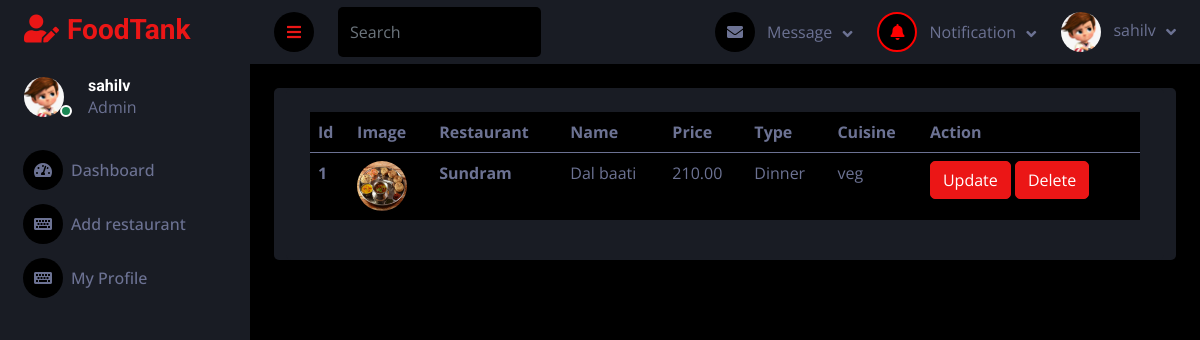
Screenshot of /menu/viewMenu/5 (signed in) with the database file from the repository.
### user/models.py (models this page shows)
class User(AbstractUser):
    mobile = models.CharField(max_length=255, unique=False)
    user_type = models.CharField(max_length=255, choices=USER_TYPE)
    profile = models.ImageField(upload_to="profilePicture/", blank=True, null=True)

### menu/models.py (models this page shows, shortened)
class Menu(models.Model):
    restaurant = models.ForeignKey(Restaurant, on_delete=models.CASCADE)  # ForeignKey to Restaurant
    name = models.CharField(max_length=255)
    description = models.TextField()
    type = models.CharField(max_length=255)
    price = models.DecimalField(max_digits=10, decimal_places=2)
    available = models.BooleanField(blank=True, default=True, null=True)
    cuisine = models.CharField(max_length=255, blank=True)
    img1 = models.ImageField(upload_to='menu_images/', null=True, blank=True)

### restaurant/models.py (models this page shows, shortened)
class Restaurant(models.Model):
    user = models.ForeignKey(User, on_delete=models.CASCADE,
                    limit_choices_to={'user_type': 'Foodprovider'})  # ForeignKey to User
    name = models.CharField(max_length=255)
    city = models.CharField(max_length=255)
    address = models.TextField()
    mobile = models.CharField(max_length=15)
    desc = models.TextField(blank=True, null=True)
    is_verified = models.BooleanField(default=False)
    veg_or_nonveg = models.CharField(max_length=255, choices=VEG_OR_NONVEG_CHOICES)
    no_of_chefs = models.PositiveIntegerField()
    start_date = models.DateField(blank=True, null=True)
    img1 = models.ImageField(upload_to='restaurant_images/', null=True, blank=True)
    img2 = models.ImageField(upload_to='restaurant_images/', null=True, blank=True)
    img3 = models.ImageField(upload_to='restaurant_images/', null=True, blank=True)
    img4 = models.ImageField(upload_to='restaurant_images/', null=True, blank=True)

### menu/views.py (the view)
# urls.py: path("viewMenu/<int:id>", views.viewMenu, name="viewMenu"),
def viewMenu(request, id):
    if not request.user.is_authenticated or not request.user.user_type == "Foodprovider":
        return redirect("/login/")
    restaurant = Restaurant.objects.get(id=id)
    allMenus = Menu.objects.filter(restaurant=restaurant)
    context = {
        "allMenus" : allMenus
    }
    return render(request, 'restaurant_admin/viewMenu.html', context)

### restaurant/context_processors.py (called while the page is built)
def navbar_context(request):
    try:
        restaurant = Restaurant.objects.get(user=request.user)
        notification = Notification.objects.filter(restaurant=restaurant)
        return {'navbar_data': notification}
    except:
        return {'navbar_data': 1}

### templates/restaurant_admin/viewMenu.html (shortened to what this page needs)
{% extends '../base2.html' %}
{% block content %}
<div class="container-fluid position-relative d-flex p-0">
    {% include './sidebar.html' %}
    <div class="content">
        {% include './navbar.html' %}
        <div class="container-fluid pt-4 px-4">
            <div class="row bg-secondary rounded align-items-start justify-content-center mx-0">
                <div class="col-sm-12 col-xl-12">
                    <div class="bg-secondary rounded h-100 p-4">
                        <table class="table bg-dark">
                            <thead>
                                <tr>
                                    <th scope="col">Id</th>
                                    <th scope="col">Image</th>
                                    <th scope="col">Restaurant</th>
                                    <th scope="col">Name</th>
                                    <th scope="col">Price</th>
                                    <th scope="col">Type</th>
                                    <th scope="col">Cuisine</th>
                                    <th scope="col">Action</th>
                                </tr>
                            </thead>
                            <tbody>
                                {% for data in allMenus %}
                                <tr>
                                    <th scope="row">{{forloop.counter}}</th>
                                    <td>
                                        <img src="{{data.img1.url}}" alt="img1" style="width: 50px; height: 50px; border-radius: 50px;">
                                    </td>
                                    <th scope="row">{{data.restaurant.name}}</th>
                                    <td>{{data.name}}</td>
                                    <td>{{data.price}}</td>
                                    <td>{{data.type}}</td>
                                    <td>{{data.cuisine}}</td>
                                    <td>
                                        <button type="submit" class="btn btn-primary"><a href="/menu/editMenu/{{data.id}}"
                                                class="text-white">Update</a></button>
                                        <button type="submit" class="btn btn-primary"><a href="/menu/deleteMenu/{{data.id}}"
                                                class="text-white" onclick="return confirm('Are you sure, you are deleting your menu.')">Delete</a></button>
                                    </td>
                                </tr>
                                {% endfor %}
                            </tbody>
                        </table>
                    </div>
                </div>
            </div>
        </div>
    </div>
</div>
{% endblock content %}

### templates/restaurant_admin/sidebar.html (shortened to what this page needs)
{% load static %}
<div class="sidebar pe-4 pb-3">
    <nav class="navbar bg-secondary navbar-dark">
        <a href="/foodprovider/dashboard/" class="navbar-brand mx-4 mb-3">
            <h3 class="text-primary"><i class="fa fa-user-edit me-2"></i>FoodTank</h3>
        </a>
        <div class="d-flex align-items-center ms-4 mb-4">
            <div class="position-relative">
                {% if request.user.profile %}
                    <img class="rounded-circle me-lg-2" src="{{user.profile.url}}" alt=""
                        style="width: 40px; height: 40px;">
                {% else %}
                    <img class="rounded-circle me-lg-2" src="{% static 'img2/user.jpg' %}" alt=""
                        style="width: 40px; height: 40px;">
                {% endif %}
                <div
                    class="bg-success rounded-circle border border-2 border-white position-absolute end-0 bottom-0 p-1">
                </div>
            </div>
            <div class="ms-3">
                <h6 class="mb-0">{{request.user.username}}</h6>
                <span>Admin</span>
            </div>
        </div>
        <div class="navbar-nav w-100">
            <a href="/foodprovider/dashboard/" class="nav-item nav-link" id="dashboard"><i
                    class="fa fa-tachometer-alt me-2"></i>Dashboard</a>
            <a href="/foodprovider/addRestaurant/" class="nav-item nav-link" id="addrestaurant"><i
                    class="fa fa-keyboard me-2"></i>Add restaurant</a>
            <a href="/profile/" class="nav-item nav-link" id="profile"><i class="fa fa-keyboard me-2"></i>My Profile</a>
        </div>
    </nav>
</div>

### templates/restaurant_admin/navbar.html (shortened to what this page needs)
{% load static %}
<nav class="navbar navbar-expand bg-secondary navbar-dark sticky-top px-4 py-0">
    <a href="#" class="sidebar-toggler flex-shrink-0">
        <i class="fa fa-bars"></i>
    </a>
    <form class="d-none d-md-flex ms-4">
        <input class="form-control bg-dark border-0" type="search" placeholder="Search">
    </form>
    <div class="navbar-nav align-items-center ms-auto">
        <div class="nav-item dropdown">
            <a href="#" class="nav-link dropdown-toggle" data-bs-toggle="dropdown">
                <i class="fa fa-envelope me-lg-2"></i>
                <span class="d-none d-lg-inline-flex">Message</span>
            </a>
        </div>
        <div class="nav-item dropdown">
            <a href="#" class="nav-link dropdown-toggle" data-bs-toggle="dropdown">
                {% if navbar_data %}
                    <i class="fa fa-bell me-lg-2 bell-icon" style="color: red; border: 2px solid red;"></i>
                {% else %}
                    <i class="fa fa-bell me-lg-2"></i>
                {% endif %}
                <span class="d-none d-lg-inline-flex">Notification</p></span>
            </a>
        </div>
        <div class="nav-item dropdown">
            <a href="#" class="nav-link dropdown-toggle" data-bs-toggle="dropdown">
                {% if request.user.profile %}
                    <img class="rounded-circle me-lg-2" src="{{user.profile.url}}" alt=""
                        style="width: 40px; height: 40px;">
                {% else %}
                    <img class="rounded-circle me-lg-2" src="{% static 'img2/user.jpg' %}" alt=""
                        style="width: 40px; height: 40px;">
                {% endif %}
                <span class="d-none d-lg-inline-flex">{{request.user.username}}</span>
            </a>
        </div>
    </div>
</nav>

### static/css2/style.css (style rules this page uses)
:root { --primary: #EB1616; --secondary: #191C24; --light: #6C7293; --dark: #000000; }
.btn { transition: .5s; }
.sidebar { position: fixed; top: 0; left: 0; bottom: 0; width: 250px; height: 100vh; overflow-y: auto; background: var(--secondary); transition: 0.5s; z-index: 999; }
.content { margin-left: 250px; min-height: 100vh; background: var(--dark); transition: 0.5s; }
@media (min-width: 992px) { .sidebar { margin-left: 0; } }
@media (min-width: 992px) { .content { width: calc(100% - 250px); } }
.sidebar .navbar .navbar-nav .nav-link { padding: 7px 20px; color: var(--light); font-weight: 500; border-left: 3px solid var(--secondary); border-radius: 0 30px 30px 0; outline: none; }
.sidebar .navbar .navbar-nav .nav-link i { width: 40px; height: 40px; display: inline-flex; align-items: center; justify-content: center; background: var(--dark); border-radius: 40px; }
.content .navbar .navbar-nav .nav-link { margin-left: 25px; padding: 12px 0; color: var(--light); outline: none; }
.content .navbar .sidebar-toggler, .content .navbar .navbar-nav .nav-link i { width: 40px; height: 40px; display: inline-flex; align-items: center; justify-content: center; background: var(--dark); border-radius: 40px; }
.content .navbar .dropdown-toggle::after { margin-left: 6px; vertical-align: middle; border: none; content: "\f107"; font-family: "Font Awesome 5 Free"; font-weight: 900; transition: .5s; }

### templates/restaurant_admin/viewMenu.html (style rules this page uses)
input { height: 50px; }

### templates/restaurant_admin/navbar.html (style rules this page uses)
.bell-icon { animation: colorChange 1.2s infinite; }

### rows the page displays
User: profile (picture), user.username "sahilv"
Menu: img1 (picture), restaurant.name "Sundram", name "Dal baati", price "210.00", type "Dinner", cuisine "veg"
